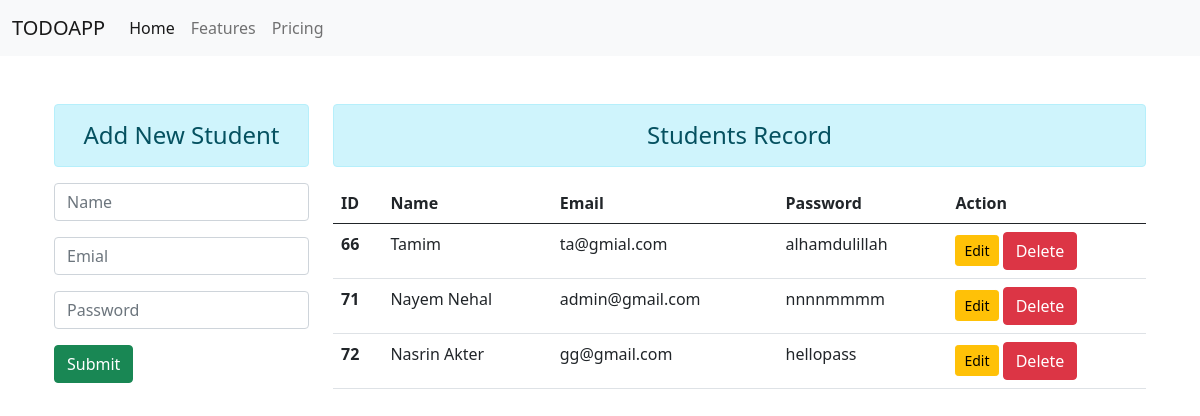
Page /crud/ on the earlier database version.
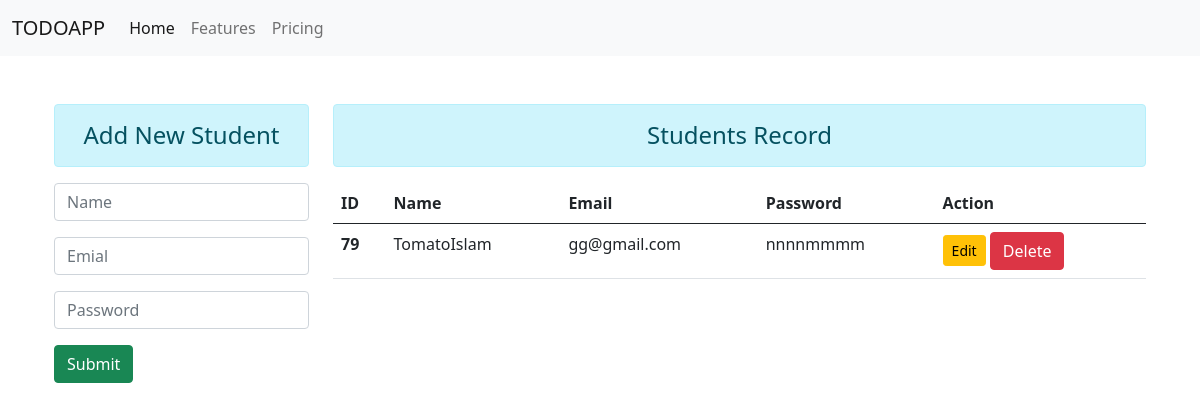
Same page on the later database version.
### crud/models.py (models this page shows, shortened)
class User(models.Model):
    objects = None
    name = models.CharField(max_length=100)
    email = models.EmailField(max_length=100)
    password = models.CharField(max_length=100)

### crud/views.py (the view, shortened to what this page needs)
# urls.py: path('', views.Crud_view.as_view(), name='cbv'),
class Crud_view(View):
    registation = StudentRegistation
    template_name = 'crud.html'
    def get(self, request, *args, **kwargs):
        registation = self.registation()
        user_data = User.objects.all()
        context={
         'registation':registation,
         'users': user_data,
        }
        return render(request, self.template_name,context)

### crud/forms.py
class StudentRegistation(forms.ModelForm):
    class Meta:
        model = User
        fields = ['name', 'email', 'password']
        labels = {
            'name': '',
            'email': '',
            'password': '',
        }
        widgets ={
            'name': forms.TextInput(attrs={'class': 'form-control', 'placeholder': 'Name'}),
            'email': forms.EmailInput(attrs={'class': 'form-control', 'placeholder': 'Emial'}),
            'password': forms.PasswordInput(render_value=True, attrs={'class': 'form-control', 'placeholder': 'Password'}),
        }

### templates/crud.html (shortened to what this page needs)
{% extends 'base.html' %}
{% load static %}
{% block body %}
<section class="container">
      <div class="container">
        <div class="row">
           <div class="col-sm-3">
              <h4 class="text-center alert alert-info">Add New Student</h4>
              <form method="post" action="">
                {{registation.as_p}}
                <input type="submit" class="btn btn-success">
              </form>
           </div>
           <div class="col-sm-9">
               {% if users %}
               <h4 class="text-center alert alert-info">Students Record</h4>
               <table class="table">
                  <thead>
                    <tr>
                      <th scope="col">ID</th>
                      <th scope="col">Name</th>
                      <th scope="col">Email</th>
                      <th scope="col">Password</th>
                      <th scope="col">Action</th>
                    </tr>
                  </thead>
                   <tbody>
                   {% for user in users %}
                     <tr>
                       <th scope="row">{{user.id}}</th>
                       <td>{{user.name}}</td>
                       <td>{{user.email}}</td>
                       <td>{{user.password}}</td>
                       <td>
                           <a href="{% url 'edit_data' user.id %}" class="btn btn-warning btn-sm">Edit</a>
                           <form method="POST" action="{% url 'delete_data' user.id %}" class="d-inline">
                               <input type="submit" value="Delete" class="btn btn-danger">
                           </form>
                       </td>
                     </tr>
                   {% endfor %}
                   </tbody>
                </table>
               {% else %}
                  <h4 class="text-center alert alert-danger">No Record Found</h4>
               {% endif %}
           </div>
        </div>
      </div>
</section>
{% endblock %}

### templates/base.html (shortened to what this page needs)
<!DOCTYPE html>
{% load static %}
<html lang="en">
<head>
    <link href="https://cdn.jsdelivr.net/npm/bootstrap@5.0.0-beta3/dist/css/bootstrap.min.css" rel="stylesheet">
</head>
<body>
        <nav class="navbar navbar-expand-lg navbar-light bg-light">
          <div class="container-fluid">
            <a class="navbar-brand" href="{% url 'form' %}">TODOAPP</a>
            <div class="collapse navbar-collapse" id="navbarNav">
              <ul class="navbar-nav">
                <li class="nav-item">
                  <a class="nav-link active" aria-current="page" href="{% url 'form' %}">Home</a>
                </li>
                <li class="nav-item">
                  <a class="nav-link" href="#">Features</a>
                </li>
                <li class="nav-item">
                  <a class="nav-link" href="#">Pricing</a>
                </li>
              </ul>
            </div>
          </div>
        </nav>
{% block body %}
{% endblock body %}
</body>
</html>

Differences in the rows shown:
removed User: id "66", name "Tamim", email "ta@gmial.com", password "alhamdulillah"
removed User: id "71", name "Nayem Nehal", email "admin@gmail.com", password "nnnnmmmm"
removed User: id "72", name "Nasrin Akter", email "gg@gmail.com", password "hellopass"
added User: id "79", name "TomatoIslam", email "gg@gmail.com", password "nnnnmmmm"
